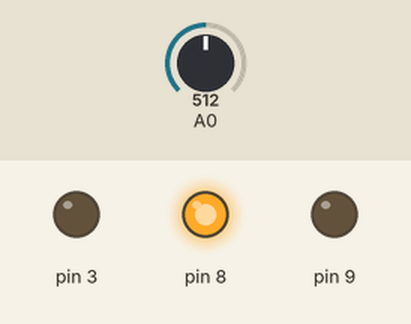
A sketch run on a simulated Arduino Uno, built with avr-gcc and run on an emulated ATmega328P. On the bench: output pins drawn as LEDs (lit = HIGH). The test bench sets the inputs (shaded band); at power-on: A0 = 512. What the sketch prints to the serial monitor is not drawn.

Above: at 1.7 s.
1.8 s: A0 set to 473
3.3 s: A0 set to 444
At 4.1 s:
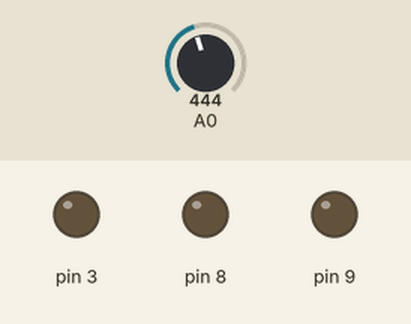
4.8 s: A0 set to 488
6.3 s: A0 set to 515
At 6.7 s:
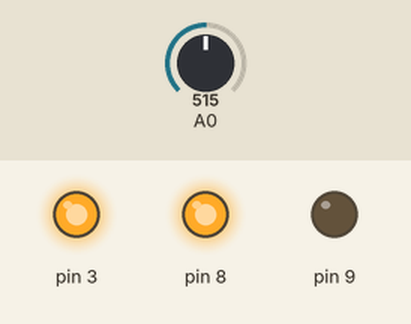
8.3 s: A0 set to 306
At 9.1 s:
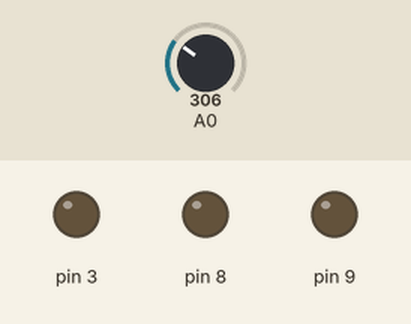
9.8 s: A0 set to 511
At 10.6 s:
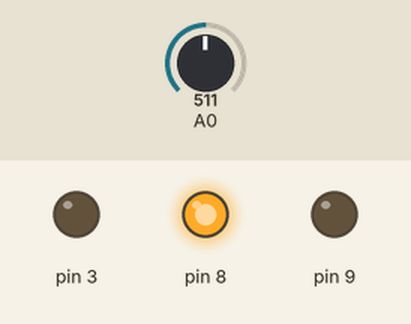
Timing chart, 0 to 12.8 s (numbered marks = the images above; inputs shaded):
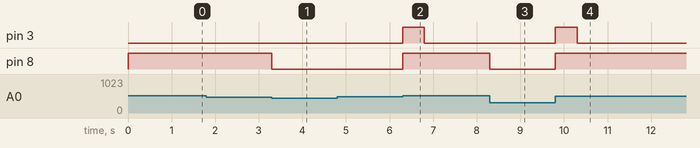

The sketch:

Single_Sensor.ino
```cpp
#define ON LOW
#define OFF HIGH
bool raise_flag = false;
bool fall_flag = false;
long average_valuse = 0;
void setup() {
  // put your setup code here, to run once:
  Serial.begin(115200);
  pinMode(8,OUTPUT);
  pinMode(9,OUTPUT);
  pinMode(3,OUTPUT);
  digitalWrite(8,HIGH);
  digitalWrite(9,LOW);
  digitalWrite(3,LOW);
  average();
}

void loop() {
  // put your main code here, to run repeatedly:
  if (raise_flag == true && fall_flag == true)
  {
    Serial.println("凸");
    digitalWrite(8,OFF);
    send_pulse();
    raise_flag = false;
    fall_flag = false;
  }
  else
  {
    if (analogRead(A0) < average_valuse-50)
    {
      Serial.println("<");
      digitalWrite(8,ON);
      fall_flag = true;
    }
    while (fall_flag == true && (analogRead(A0) >= average_valuse+10 ||analogRead(A0) <= average_valuse-10))
    {
      Serial.println("<>");
      raise_flag = true;
    }
  }
//     Serial.println(analogRead(A0));

}
void average()
{
  for (int i=0;i < 50; i++)
  {
    average_valuse += analogRead(A0);
    delay(10);
  }
  average_valuse = average_valuse / 50;
  Serial.print("average_valuse:");
  Serial.println(average_valuse);
}
void send_pulse()
{
   digitalWrite(3,OFF);
   delay(500);
   digitalWrite(3,ON);
}
```

Measured:
- the behaviour switches between 462 and 461 on A0 (found by bisection; images 0 and 1)
- the behaviour switches between 502 and 503 on A0 (found by bisection; images 1 and 2)
- after the input at 3.3 s, pin 8: HIGH → LOW at once
- after the input at 6.3 s, pin 3: LOW → HIGH at once, → LOW 0.50 s later; pin 8: LOW → HIGH at once
- after the input at 8.3 s, pin 8: HIGH → LOW at once
- after the input at 9.8 s, pin 3: LOW → HIGH at once, → LOW 0.50 s later; pin 8: LOW → HIGH at once
